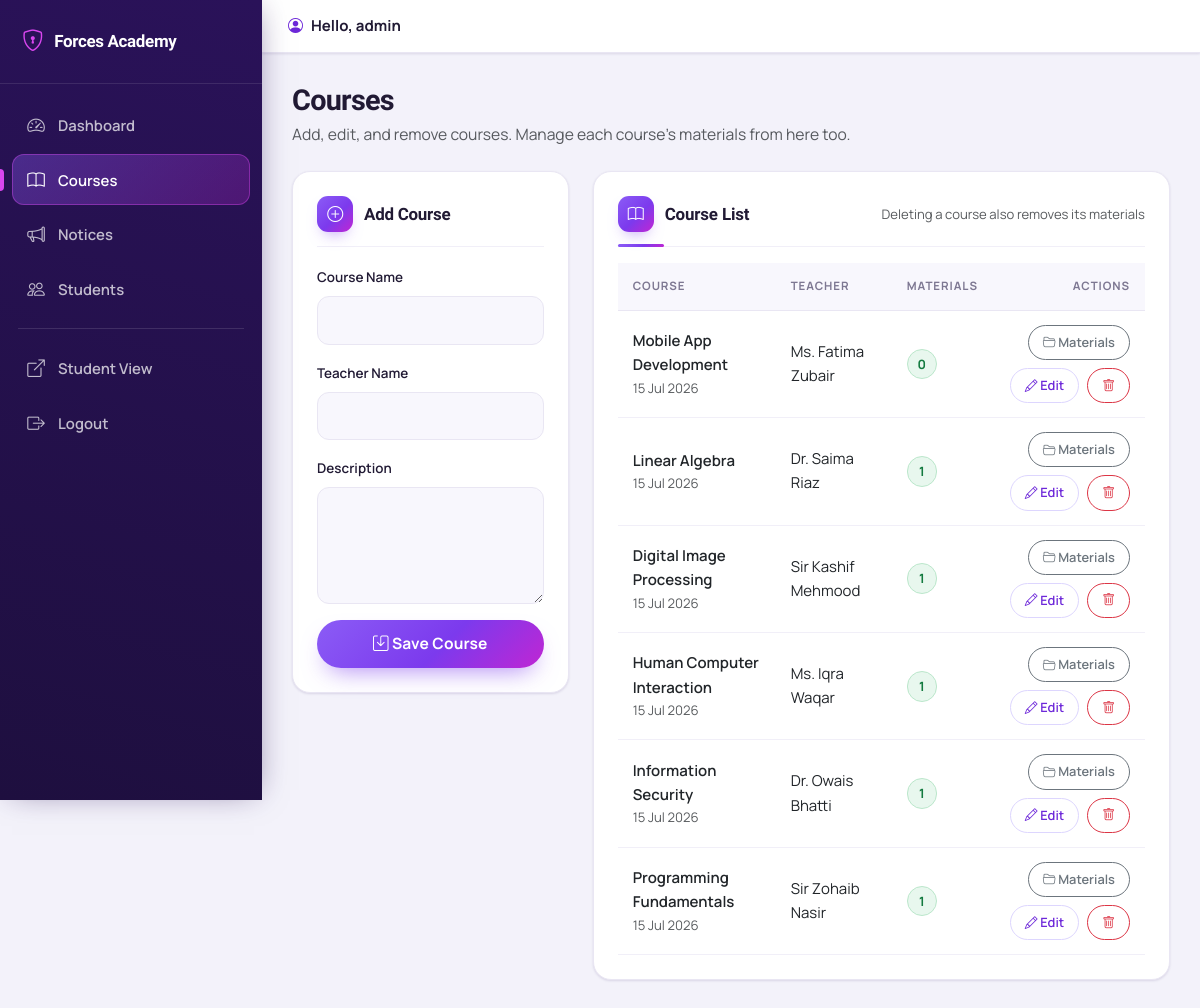
The app's page /admin_courses.php (signed in) with its own data.
### tables this page shows
CREATE TABLE IF NOT EXISTS courses (
    id            INT(11) PRIMARY KEY AUTO_INCREMENT,
    course_name   VARCHAR(100) NOT NULL,
    description   TEXT,
    teacher_name  VARCHAR(100),
    created_at    TIMESTAMP DEFAULT CURRENT_TIMESTAMP
);

### config/auth.php (called while the page is built, shortened)
<?php
function e($value)
{
    return htmlspecialchars((string)$value, ENT_QUOTES, 'UTF-8');
}

### admin_courses.php (the view, shortened to what this page needs)
<?php
require_once 'config/auth.php';
$edit = null;
$courses = mysqli_query($conn, "
    SELECT c.id, c.course_name, c.teacher_name, c.created_at, COUNT(cm.id) AS material_count
    FROM courses c
    LEFT JOIN course_materials cm ON cm.course_id = c.id
    GROUP BY c.id
    ORDER BY c.created_at DESC
");
require 'admin_partials/header.php';
?>
<div class="row g-4">
  <div class="col-xl-4">
    <div class="card p-4">
      <h5 class="form-card-title">
        <i class="bi <?php echo $edit ? 'bi-pencil-square' : 'bi-plus-circle'; ?>"></i>
        <?php echo $edit ? 'Edit Course' : 'Add Course'; ?>
      </h5>
      <form method="POST">
        <div class="mb-3">
          <label class="form-label">Course Name</label>
          <input class="form-control form-control-solid" name="course_name" value="<?php echo $edit ? e($edit['course_name']) : ''; ?>" required>
        </div>
        <div class="mb-3">
          <label class="form-label">Teacher Name</label>
          <input class="form-control form-control-solid" name="teacher_name" value="<?php echo $edit ? e($edit['teacher_name']) : ''; ?>" required>
        </div>
        <div class="mb-3">
          <label class="form-label">Description</label>
          <textarea class="form-control form-control-solid" name="description" rows="4"><?php echo $edit ? e($edit['description']) : ''; ?></textarea>
        </div>
        <button class="btn btn-auth-primary w-100" type="submit">
          <i class="bi bi-save"></i> <?php echo $edit ? 'Update Course' : 'Save Course'; ?>
        </button>
      </form>
    </div>
  </div>
  <div class="col-xl-8">
    <div class="card p-4">
      <div class="section-header mb-3">
        <h5 class="section-title mb-0"><i class="bi bi-book"></i> Course List</h5>
        <span class="text-muted small">Deleting a course also removes its materials</span>
      </div>
      <div class="table-responsive">
        <table class="table align-middle table-modern mb-0">
          <thead>
            <tr><th>Course</th><th>Teacher</th><th>Materials</th><th class="text-end">Actions</th></tr>
          </thead>
          <tbody>
          <?php if (mysqli_num_rows($courses) > 0): ?>
            <?php while ($course = mysqli_fetch_assoc($courses)): ?>
              <tr>
                <td>
                  <div class="fw-semibold"><?php echo e($course['course_name']); ?></div>
                  <div class="small text-muted"><?php echo date('d M Y', strtotime($course['created_at'])); ?></div>
                </td>
                <td><?php echo e($course['teacher_name']); ?></td>
                <td><span class="badge-count"><?php echo (int) $course['material_count']; ?></span></td>
                <td class="text-end">
                  <div class="d-inline-flex gap-2 flex-wrap justify-content-end">
                    <a class="btn btn-sm btn-outline-secondary btn-icon-view" href="admin_course_materials.php?course_id=<?php echo (int) $course['id']; ?>"><i class="bi bi-folder2-open"></i> Materials</a>
                    <a class="btn btn-sm btn-outline-primary btn-icon-edit" href="admin_courses.php?edit=<?php echo (int) $course['id']; ?>"><i class="bi bi-pencil"></i> Edit</a>
                    <a class="btn btn-sm btn-outline-danger btn-icon-danger" href="admin_courses.php?delete=<?php echo (int) $course['id']; ?>" onclick="return confirm('Delete this course and all its materials?');"><i class="bi bi-trash"></i></a>
                  </div>
                </td>
              </tr>
            <?php endwhile; ?>
          <?php else: ?>
            <tr><td colspan="4" class="text-center text-muted py-4">No courses found. Add your first course on the left.</td></tr>
          <?php endif; ?>
          </tbody>
        </table>
      </div>
    </div>
  </div>
</div>
<?php require 'admin_partials/footer.php'; ?>

### css/style.css (style rules this page uses)
:root { --brand:#7c3aed; --brand-700:#6d28d9; --brand-800:#5b21b6; --brand-600:#7c3aed; --brand-500:#8b5cf6; --brand-050:#f5f3ff; --brand-100:#ede9fe; --brand-200:#ddd6fe; --fuchsia:#d946ef; --pink:#ec4899; --deep:#2a1259; --deep-2:#1e0f3f; --primary:var(--brand); --primary-dark:var(--brand-700); --primary-darker:var(--brand-800); --navy:var(--deep); --navy-2:var(--deep-2); --heading:#211a34; --ink:#211a34; --text:#453f57; --muted:#7d7792; --bg:#f3f2fa; --surface:#ffffff; --surface-2:#f8f7fd; --line:#e9e6f3; --line-2:#f1eff8; --success:#16a34a; --success-bg:#e8f7ee; --success-line:#bbe7cb; --danger:#dc2626; --danger-bg:#fdecec; --danger-line:#f6cccc; --warn-bg:#fdf1e3; --warn-line:#f6d9b0; --warn-ink:#9a5a12; --radius:18px; --radius-sm:12px; --radius-xs:10px; --shadow-xs:0 1px 2px rgba(42,18,89,.05); --shadow-sm:0 1px 3px rgba(42,18,89,.07),0 1px 2px rgba(42,18,89,.05); --shadow:0 16px 34px -18px rgba(42,18,89,.32),0 2px 8px rgba(42,18,89,.06); --shadow-lg:0 32px 64px -24px rgba(42,18,89,.42),0 8px 18px rgba(42,18,89,.10); --ring:0 0 0 4px rgba(124,58,237,.18); --grad:linear-gradient(135deg,#8b5cf6,#7c3aed 55%,#c026d3); }
* { box-sizing:border-box; }
body { font-family:'Manrope','Segoe UI',system-ui,Arial,sans-serif;margin:0;color:var(--text);background:var(--bg);font-size:15px;line-height:1.62;-webkit-font-smoothing:antialiased; }
a { text-decoration:none;color:var(--brand-700);transition:color .15s; }
h1,h2,h3,h4,h5,h6 { font-family:'Onest','Manrope',sans-serif;color:var(--heading);letter-spacing:-.015em;font-weight:800; }
.form-label { font-weight:600;font-size:.84rem;color:var(--heading);margin-bottom:7px; }
.form-group-icon .form-control,.form-control-solid,.form-select.form-control-solid,textarea.form-control-solid,.form-control,.form-select { border-radius:var(--radius-sm);border:1.5px solid var(--line);background:var(--surface-2);padding:12px 14px;color:var(--ink);font-size:.95rem; transition:border-color .15s,box-shadow .15s,background .15s; }
.form-control::placeholder,.form-control-solid::placeholder { color:#a39dba; }
.btn-auth-primary,.btn-primary { background:var(--grad);color:#fff;border:none;border-radius:999px;padding:12px 20px;font-weight:700;letter-spacing:.01em;font-size:.97rem;box-shadow:0 12px 24px -10px rgba(124,58,237,.6);transition:transform .15s,box-shadow .15s,filter .15s; }
.btn-outline-primary { color:var(--brand-700);border:1.5px solid var(--brand-200);border-radius:999px;font-weight:700;background:#fff; }
.btn-outline-danger { border-radius:999px;font-weight:600; }
.dashboard-body { background:var(--bg);min-height:100vh; }
.card { border:1px solid var(--line);border-radius:var(--radius);background:var(--surface);box-shadow:var(--shadow-sm); }
.section-header { display:flex;align-items:center;justify-content:space-between;gap:12px;flex-wrap:wrap;padding-bottom:14px;margin-bottom:18px;border-bottom:1px solid var(--line-2);position:relative; }
.section-header::after { content:"";position:absolute;left:0;bottom:-1px;width:46px;height:3px;border-radius:3px;background:var(--grad); }
.section-title { color:var(--heading);font-weight:800;font-size:1.06rem;display:flex;align-items:center;gap:11px;letter-spacing:-.01em; }
.section-title i,.form-card-title i { color:#fff;background:var(--grad);width:36px;height:36px;border-radius:11px;display:inline-flex;align-items:center;justify-content:center;font-size:1rem;box-shadow:0 8px 16px -8px rgba(124,58,237,.6); }
.form-card-title { color:var(--heading);font-weight:800;font-size:1.06rem;display:flex;align-items:center;gap:11px;margin-bottom:18px;padding-bottom:14px;border-bottom:1px solid var(--line-2); }
.badge-count { display:inline-flex;align-items:center;justify-content:center;min-width:30px;background:var(--success-bg);color:#137a3f;border:1px solid var(--success-line);font-weight:700;font-size:.8rem;padding:4px 9px;border-radius:999px; }
.table-modern { margin-bottom:0; }
.table-modern thead th { border-bottom:1px solid var(--line);color:var(--muted);font-size:.72rem;text-transform:uppercase;letter-spacing:.08em;font-weight:700;background:var(--surface-2); }
.table-modern td,.table-modern th { padding:14px 15px;border-color:var(--line-2);vertical-align:middle; }
.table-modern tbody tr { transition:background .12s; }
.btn-icon-edit,.btn-icon-danger,.btn-icon-view { border-radius:999px;font-size:.8rem;padding:7px 14px;font-weight:600; }

### records on screen
courses: course_name "Mobile App Development", created_at "15 Jul 2026", teacher_name "Ms. Fatima Zubair", material_count "0"
courses: course_name "Linear Algebra", created_at "15 Jul 2026", teacher_name "Dr. Saima Riaz", material_count "1"
courses: course_name "Digital Image Processing", created_at "15 Jul 2026", teacher_name "Sir Kashif Mehmood", material_count "1"
courses: course_name "Human Computer Interaction", created_at "15 Jul 2026", teacher_name "Ms. Iqra Waqar", material_count "1"
courses: course_name "Information Security", created_at "15 Jul 2026", teacher_name "Dr. Owais Bhatti", material_count "1"
courses: course_name "Programming Fundamentals", created_at "15 Jul 2026", teacher_name "Sir Zohaib Nasir", material_count "1"

### other values on screen
$item[2] "Dashboard"
$item[2] "Courses"
$item[2] "Notices"
$item[2] "Students"
$admin_username "admin"
$page_title "Courses"
$page_subtitle "Add, edit, and remove courses. Manage each course's materials from here too."
